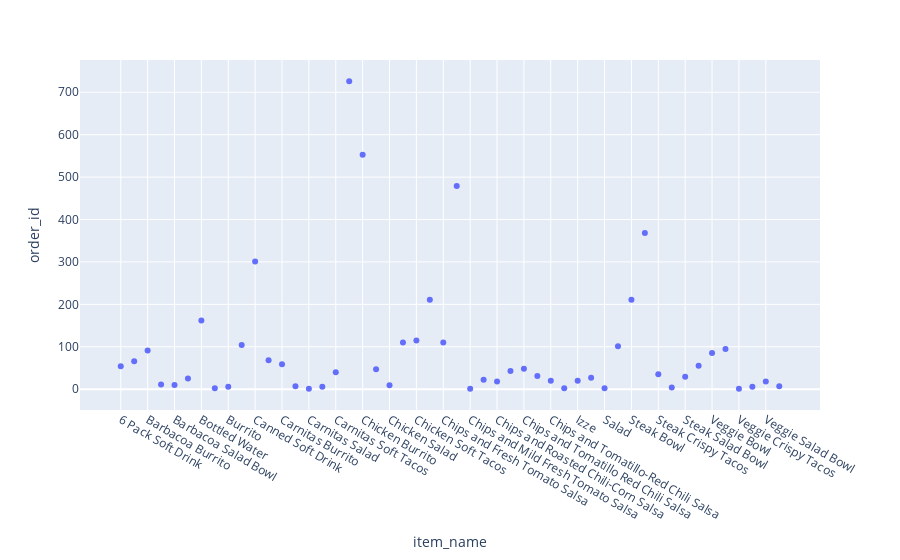

Notebook source saved alongside this figure:
### Code cell
fig2 = px.scatter(data_frame=df_chipo_scatter,y=df_chipo_scatter['order_id'])
fig2.show()

### Figure 1 — Plotly figure (JSON) as saved in the notebook; plotly's stock layout.template omitted (floating-point values rounded to 4 significant figures)
{"data": [{"hovertemplate": "item_name=%{x}<br>order_id=%{y}<extra></extra>", "legendgroup": "", "marker": {"color": "#636efa", "symbol": "circle"}, "mode": "markers", "name": "", "orientation": "v", "showlegend": false, "type": "scatter", "x": ["6 Pack Soft Drink", "Barbacoa Bowl", "Barbacoa Burrito", "Barbacoa Crispy Tacos", "Barbacoa Salad Bowl", "Barbacoa Soft Tacos", "Bottled Water", "Bowl", "Burrito", "Canned Soda", "Canned Soft Drink", "Carnitas Bowl", "Carnitas Burrito", "Carnitas Crispy Tacos", "Carnitas Salad", "Carnitas Salad Bowl", "Carnitas Soft Tacos", "Chicken Bowl", "Chicken Burrito", "Chicken Crispy Tacos", "Chicken Salad", "Chicken Salad Bowl", "Chicken Soft Tacos", "Chips", "Chips and Fresh Tomato Salsa", "Chips and Guacamole", "Chips and Mild Fresh Tomato Salsa", "Chips and Roasted Chili Corn Salsa", "Chips and Roasted Chili-Corn Salsa", "Chips and Tomatillo Green Chili Salsa", "Chips and Tomatillo Red Chili Salsa", "Chips and Tomatillo-Green Chili Salsa", "Chips and Tomatillo-Red Chili Salsa", "Crispy Tacos", "Izze", "Nantucket Nectar", "Salad", "Side of Chips", "Steak Bowl", "Steak Burrito", "Steak Crispy Tacos", "Steak Salad", "Steak Salad Bowl", "Steak Soft Tacos", "Veggie Bowl", "Veggie Burrito", "Veggie Crispy Tacos", "Veggie Salad", "Veggie Salad Bowl", "Veggie Soft Tacos"], "xaxis": "x", "y": [54, 66, 91, 11, 10, 25, 162, 2, 6, 104, 301, 68, 59, 7, 1, 6, 40, 726, 553, 47, 9, 110, 115, 211, 110, 479, 1, 22, 18, 43, 48, 31, 20, 2, 20, 27, 2, 101, 211, 368, 35, 4, 29, 55, 85, 95, 1, 6, 18, 7], "yaxis": "y"}], "layout": {"autosize": true, "legend": {"tracegroupgap": 0}, "margin": {"t": 60}, "xaxis": {"anchor": "y", "autorange": true, "domain": [0, 1], "range": [-3.005, 52.0], "title": {"text": "item_name"}, "type": "category"}, "yaxis": {"anchor": "x", "autorange": true, "domain": [0, 1], "range": [-99.57, 826.6], "title": {"text": "order_id"}, "type": "linear"}}}
